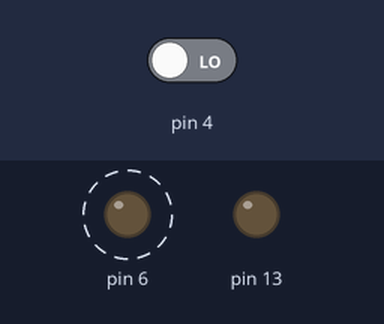
Bench run of a sketch on a simulated Arduino Uno, built with avr-gcc and run on an emulated ATmega328P. Parts: output pins drawn as LEDs (lit = HIGH). Dashed ring = blinking. The test bench sets the inputs (shaded band); at power-on: pin 4 LOW. What the sketch prints to the serial monitor is not drawn.

Above: at 0.91 s.
1.3 s: pin 4 driven HIGH
At 3.0 s:
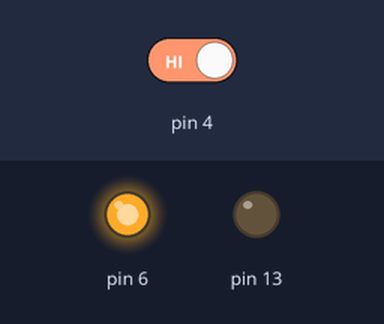
At 4.0 s:
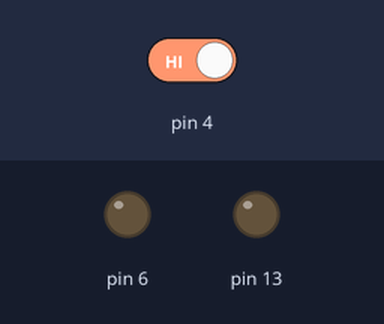
Timing chart, 0 to 10.3 s (numbered marks = the images above; inputs shaded):
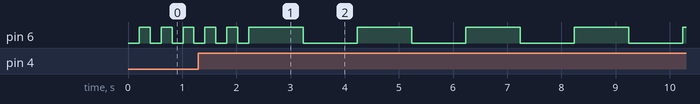

The sketch:

objektorientiert1_sue.ino
```cpp
class CBlinkLED{
    private:
      int pinNr;
      bool blinkenAktiv;
      long int letzteBlinkZeit;
      long int blinkZeit;
      bool letzterWert = LOW;
      long int zeitsteig;
      long int zeitfall;
    public:
         CBlinkLED(int pinNr0){
          pinNr = pinNr0;
          blinkenAktiv = false;
          pinMode(pinNr , OUTPUT);
          digitalWrite(pinNr,LOW);
         }

         void ein()
         {
           digitalWrite(pinNr,HIGH);
         }

         void aus()
         {
           digitalWrite(pinNr,LOW);
         }

         void umschalten()
         {
           digitalWrite(pinNr,!digitalRead(pinNr));
         }

         void startBlink(long int blinkZeit0)
         {
           blinkZeit=blinkZeit0;
           blinkenAktiv=true;
         }

         void stopBlink()
         {
           blinkenAktiv=false;
         }

         void check()
         {
           if( blinkenAktiv && (millis()>letzteBlinkZeit+blinkZeit))
           {
             umschalten();
             letzteBlinkZeit=millis();
           }
           bool jetzigerWert = digitalRead(pinNr);
           bool steigendeflanke =!letzterWert && jetzigerWert;
           bool fallendeflanke = letzterWert && !jetzigerWert;
           letzterWert = jetzigerWert;
           if(steigendeflanke) zeitsteig = millis();
           if(fallendeflanke) zeitfall = millis();
         }
       long int zeitein(){
          if(isOn())
          {
            return millis()-zeitsteig;
          }else
          {
            return zeitfall - zeitsteig;
          }
        }
    long int zeitaus(){
      if(!isOn())
        {
          return millis()-zeitfall;
        }
        else
        {
          return zeitsteig - zeitfall;
        }
    }
         boolean isBlinking()
         {
           return blinkenAktiv;
         }

         boolean isOn()
         {
           return digitalRead(pinNr);
         }
};
class CTaster{
  private:
    int pinNr;
    bool steigFlanke;
    bool fallFlanke;
    boolean letzterWert;
    long int zeitSteigFlanke;
    long int zeitFallFlanke;
    int AnzahlSteigendeFlanken;
  public:
    CTaster(int pinNr_){
      pinNr = pinNr_;
      pinMode(pinNr, INPUT);
    }

    boolean istGedrueckt()
    {
      return digitalRead(pinNr);
    }

    void check()
    {
      bool jetzigerWert=istGedrueckt();
      steigFlanke = !letzterWert && jetzigerWert;
      fallFlanke = letzterWert && !jetzigerWert;
      letzterWert = jetzigerWert;
      if (steigFlanke)
      {
        zeitSteigFlanke=millis();
        AnzahlSteigendeFlanken = AnzahlSteigendeFlanken + 1 ;
      }
      if (fallFlanke) zeitFallFlanke=millis();
    }
    int steigendeFlanken()
    {
      return AnzahlSteigendeFlanken;
    }
    bool steigendeFlanke()
    {
      return steigFlanke;
    }

    bool fallendeFlanke()
    {
      return fallFlanke;
    }

    long int zeitGedrueckt()
    {
      if (istGedrueckt())
      {
        return millis()-zeitSteigFlanke;
      }
      else
      {
        return zeitFallFlanke - zeitSteigFlanke;
      }
    }

    long int zeitLosgelassen()
    {
      if (!istGedrueckt())
      {
        return millis()-zeitFallFlanke;
      }
      else
      {
        return zeitSteigFlanke - zeitFallFlanke;
      }
    }

};

CBlinkLED internalLED(13);
CBlinkLED grueneLED(6);
CTaster taster1(4);

void setup() {


  //grueneLED.startBlink(200);
  //internalLED.startBlink(1200);
  Serial.begin(9600);
}

void loop() {


 //internalLED.check();
 grueneLED.check();
 taster1.check();
 //Serial.println(taster1.zeitGedrueckt());
  long int zeit = taster1.zeitGedrueckt();
 if(zeit< 1000){
  grueneLED.startBlink(200);
 }
 if(zeit >= 1000)
 {
   grueneLED.startBlink(1000);
 }
 //Serial.println(grueneLED.zeitein());
 //Serial.println(grueneLED.zeitaus());
 Serial.println(taster1.steigendeFlanken());

 /*
 if(taster1.fallendeFlanke())
 {
  internalLED.stopBlink();
  grueneLED.stopBlink();
 }
 if(taster1.steigendeFlanke())
 {
  grueneLED.startBlink(1500);
  internalLED.startBlink(1000);
 }*/
}
```

CZaehler.cpp
```cpp
#include "CZaehler.h"

CZaehler:: Czaehler()
{
  zaehler = 0;
}
void CZaehler:: erhoehe()
{
  zaehler = zaehler + 1;
}
int CZaehler:: getzaehlerstand()
{
  return zaehler;
}
```

CZaehler.h
```cpp
class CZaehler
{
  private:
    int zaehler;

  public:
    Czaehler();
    void erhoehe();
    int getzaehlerstand();


};
```
